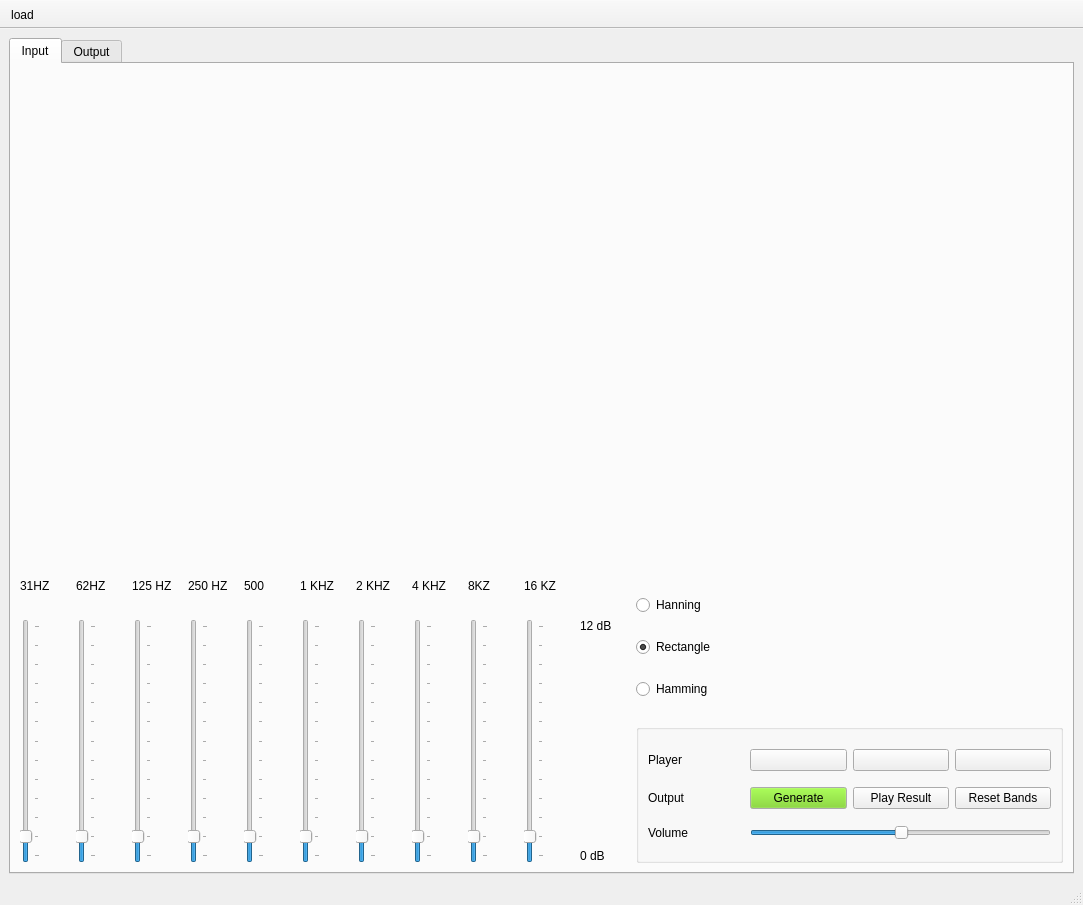
<?xml version="1.0" encoding="UTF-8"?>
<ui version="4.0">
 <class>MainWindow</class>
 <widget class="QMainWindow" name="MainWindow">
  <property name="geometry">
   <rect>
    <x>0</x>
    <y>0</y>
    <width>1083</width>
    <height>905</height>
   </rect>
  </property>
  <property name="sizePolicy">
   <sizepolicy hsizetype="MinimumExpanding" vsizetype="MinimumExpanding">
    <horstretch>0</horstretch>
    <verstretch>0</verstretch>
   </sizepolicy>
  </property>
  <property name="minimumSize">
   <size>
    <width>1083</width>
    <height>905</height>
   </size>
  </property>
  <property name="sizeIncrement">
   <size>
    <width>0</width>
    <height>0</height>
   </size>
  </property>
  <property name="windowTitle">
   <string>MainWindow</string>
  </property>
  <property name="toolButtonStyle">
   <enum>Qt::ToolButtonFollowStyle</enum>
  </property>
  <widget class="QWidget" name="centralwidget">
   <property name="minimumSize">
    <size>
     <width>600</width>
     <height>800</height>
    </size>
   </property>
   <layout class="QGridLayout" name="gridLayout">
    <item row="0" column="0">
     <widget class="QTabWidget" name="tabWidget">
      <property name="sizePolicy">
       <sizepolicy hsizetype="Preferred" vsizetype="Preferred">
        <horstretch>0</horstretch>
        <verstretch>0</verstretch>
       </sizepolicy>
      </property>
      <property name="minimumSize">
       <size>
        <width>0</width>
        <height>0</height>
       </size>
      </property>
      <property name="currentIndex">
       <number>0</number>
      </property>
      <widget class="QWidget" name="input">
       <attribute name="title">
        <string>Input</string>
       </attribute>
       <layout class="QGridLayout" name="gridLayout_4">
        <item row="0" column="0" colspan="2">
         <layout class="QGridLayout" name="gridLayout_3">
          <item row="3" column="1">
           <spacer name="verticalSpacer_2">
            <property name="orientation">
             <enum>Qt::Vertical</enum>
            </property>
            <property name="sizeType">
             <enum>QSizePolicy::Preferred</enum>
            </property>
            <property name="sizeHint" stdset="0">
             <size>
              <width>5</width>
              <height>60</height>
             </size>
            </property>
           </spacer>
          </item>
          <item row="3" column="0">
           <widget class="PlotWidget" name="sliderChangedGraph" native="true">
            <property name="sizePolicy">
             <sizepolicy hsizetype="Preferred" vsizetype="Preferred">
              <horstretch>0</horstretch>
              <verstretch>0</verstretch>
             </sizepolicy>
            </property>
            <property name="minimumSize">
             <size>
              <width>250</width>
              <height>500</height>
             </size>
            </property>
           </widget>
          </item>
         </layout>
        </item>
        <item row="1" column="1">
         <layout class="QVBoxLayout" name="verticalLayout_4" stretch="0,0">
          <property name="sizeConstraint">
           <enum>QLayout::SetDefaultConstraint</enum>
          </property>
          <item>
           <layout class="QHBoxLayout" name="horizontalLayout_3">
            <item>
             <layout class="QVBoxLayout" name="verticalLayout_5">
              <item>
               <widget class="QRadioButton" name="hanning">
                <property name="maximumSize">
                 <size>
                  <width>100</width>
                  <height>16777215</height>
                 </size>
                </property>
                <property name="text">
                 <string>Hanning</string>
                </property>
               </widget>
              </item>
              <item>
               <widget class="QRadioButton" name="rectangle">
                <property name="maximumSize">
                 <size>
                  <width>100</width>
                  <height>16777215</height>
                 </size>
                </property>
                <property name="text">
                 <string>Rectangle</string>
                </property>
                <property name="checked">
                 <bool>true</bool>
                </property>
               </widget>
              </item>
              <item>
               <widget class="QRadioButton" name="hamming">
                <property name="maximumSize">
                 <size>
                  <width>100</width>
                  <height>16777215</height>
                 </size>
                </property>
                <property name="text">
                 <string>Hamming</string>
                </property>
               </widget>
              </item>
             </layout>
            </item>
            <item>
             <widget class="PlotWidget" name="inputSignalGraph" native="true">
              <property name="minimumSize">
               <size>
                <width>90</width>
                <height>130</height>
               </size>
              </property>
             </widget>
            </item>
           </layout>
          </item>
          <item>
           <widget class="QGroupBox" name="groupBox">
            <property name="minimumSize">
             <size>
              <width>0</width>
              <height>0</height>
             </size>
            </property>
            <property name="maximumSize">
             <size>
              <width>1500</width>
              <height>150</height>
             </size>
            </property>
            <property name="title">
             <string/>
            </property>
            <layout class="QGridLayout" name="gridLayout_2">
             <item row="0" column="0">
              <widget class="QLabel" name="label_3">
               <property name="text">
                <string>Player</string>
               </property>
              </widget>
             </item>
             <item row="0" column="3">
              <widget class="QPushButton" name="stopButton">
               <property name="text">
                <string/>
               </property>
               <property name="icon">
                <iconset>
                 <normaloff>Icons/icons8-stop-100.png</normaloff>Icons/icons8-stop-100.png</iconset>
               </property>
              </widget>
             </item>
             <item row="2" column="1">
              <widget class="QPushButton" name="generateOutput">
               <property name="minimumSize">
                <size>
                 <width>10</width>
                 <height>20</height>
                </size>
               </property>
               <property name="maximumSize">
                <size>
                 <width>350</width>
                 <height>140</height>
                </size>
               </property>
               <property name="palette">
                <palette>
                 <active>
                  <colorrole role="Button">
                   <brush brushstyle="SolidPattern">
                    <color alpha="255">
                     <red>115</red>
                     <green>210</green>
                     <blue>22</blue>
                    </color>
                   </brush>
                  </colorrole>
                 </active>
                 <inactive>
                  <colorrole role="Button">
                   <brush brushstyle="SolidPattern">
                    <color alpha="255">
                     <red>115</red>
                     <green>210</green>
                     <blue>22</blue>
                    </color>
                   </brush>
                  </colorrole>
                 </inactive>
                 <disabled>
                  <colorrole role="Button">
                   <brush brushstyle="SolidPattern">
                    <color alpha="255">
                     <red>115</red>
                     <green>210</green>
                     <blue>22</blue>
                    </color>
                   </brush>
                  </colorrole>
                 </disabled>
                </palette>
               </property>
               <property name="text">
                <string>Generate</string>
               </property>
              </widget>
             </item>
             <item row="3" column="0">
              <widget class="QLabel" name="label">
               <property name="text">
                <string>Volume</string>
               </property>
              </widget>
             </item>
             <item row="2" column="0">
              <widget class="QLabel" name="label_2">
               <property name="text">
                <string>Output</string>
               </property>
              </widget>
             </item>
             <item row="2" column="2">
              <widget class="QPushButton" name="playResult">
               <property name="text">
                <string>Play Result</string>
               </property>
               <property name="icon">
                <iconset>
                 <normaloff>Icons/icons8-play-100.png</normaloff>Icons/icons8-play-100.png</iconset>
               </property>
              </widget>
             </item>
             <item row="3" column="1" colspan="3">
              <widget class="QSlider" name="horizontalSlider">
               <property name="sliderPosition">
                <number>50</number>
               </property>
               <property name="orientation">
                <enum>Qt::Horizontal</enum>
               </property>
              </widget>
             </item>
             <item row="0" column="2">
              <widget class="QPushButton" name="pauseButton">
               <property name="text">
                <string/>
               </property>
               <property name="icon">
                <iconset>
                 <normaloff>Icons/icons8-pause-100.png</normaloff>Icons/icons8-pause-100.png</iconset>
               </property>
              </widget>
             </item>
             <item row="2" column="3">
              <widget class="QPushButton" name="pushButton">
               <property name="text">
                <string>Reset Bands</string>
               </property>
              </widget>
             </item>
             <item row="0" column="1">
              <widget class="QPushButton" name="playButton">
               <property name="text">
                <string/>
               </property>
               <property name="icon">
                <iconset>
                 <normaloff>Icons/icons8-play-100.png</normaloff>Icons/icons8-play-100.png</iconset>
               </property>
              </widget>
             </item>
            </layout>
           </widget>
          </item>
         </layout>
        </item>
        <item row="1" column="0">
         <layout class="QGridLayout" name="gridLayout_5">
          <item row="2" column="6">
           <widget class="mySlider" name="verticalSlider_7">
            <property name="minimumSize">
             <size>
              <width>0</width>
              <height>0</height>
             </size>
            </property>
            <property name="minimum">
             <number>0</number>
            </property>
            <property name="maximum">
             <number>12</number>
            </property>
            <property name="pageStep">
             <number>1</number>
            </property>
            <property name="sliderPosition">
             <number>1</number>
            </property>
            <property name="tracking">
             <bool>true</bool>
            </property>
            <property name="orientation">
             <enum>Qt::Vertical</enum>
            </property>
            <property name="tickPosition">
             <enum>QSlider::TicksBelow</enum>
            </property>
            <property name="tickInterval">
             <number>1</number>
            </property>
           </widget>
          </item>
          <item row="0" column="10">
           <widget class="QLabel" name="label_14">
            <property name="text">
             <string/>
            </property>
           </widget>
          </item>
          <item row="2" column="1">
           <widget class="mySlider" name="verticalSlider_2">
            <property name="minimumSize">
             <size>
              <width>0</width>
              <height>0</height>
             </size>
            </property>
            <property name="minimum">
             <number>0</number>
            </property>
            <property name="maximum">
             <number>12</number>
            </property>
            <property name="pageStep">
             <number>1</number>
            </property>
            <property name="sliderPosition">
             <number>1</number>
            </property>
            <property name="tracking">
             <bool>true</bool>
            </property>
            <property name="orientation">
             <enum>Qt::Vertical</enum>
            </property>
            <property name="tickPosition">
             <enum>QSlider::TicksBelow</enum>
            </property>
            <property name="tickInterval">
             <number>1</number>
            </property>
           </widget>
          </item>
          <item row="2" column="0">
           <widget class="mySlider" name="verticalSlider">
            <property name="minimumSize">
             <size>
              <width>0</width>
              <height>0</height>
             </size>
            </property>
            <property name="minimum">
             <number>0</number>
            </property>
            <property name="maximum">
             <number>12</number>
            </property>
            <property name="pageStep">
             <number>1</number>
            </property>
            <property name="sliderPosition">
             <number>1</number>
            </property>
            <property name="orientation">
             <enum>Qt::Vertical</enum>
            </property>
            <property name="tickPosition">
             <enum>QSlider::TicksBelow</enum>
            </property>
            <property name="tickInterval">
             <number>1</number>
            </property>
           </widget>
          </item>
          <item row="2" column="3">
           <widget class="mySlider" name="verticalSlider_4">
            <property name="minimumSize">
             <size>
              <width>0</width>
              <height>0</height>
             </size>
            </property>
            <property name="minimum">
             <number>0</number>
            </property>
            <property name="maximum">
             <number>12</number>
            </property>
            <property name="pageStep">
             <number>1</number>
            </property>
            <property name="sliderPosition">
             <number>1</number>
            </property>
            <property name="tracking">
             <bool>true</bool>
            </property>
            <property name="orientation">
             <enum>Qt::Vertical</enum>
            </property>
            <property name="tickPosition">
             <enum>QSlider::TicksBelow</enum>
            </property>
            <property name="tickInterval">
             <number>1</number>
            </property>
           </widget>
          </item>
          <item row="2" column="7">
           <widget class="mySlider" name="verticalSlider_8">
            <property name="minimumSize">
             <size>
              <width>0</width>
              <height>0</height>
             </size>
            </property>
            <property name="minimum">
             <number>0</number>
            </property>
            <property name="maximum">
             <number>12</number>
            </property>
            <property name="pageStep">
             <number>1</number>
            </property>
            <property name="sliderPosition">
             <number>1</number>
            </property>
            <property name="tracking">
             <bool>true</bool>
            </property>
            <property name="orientation">
             <enum>Qt::Vertical</enum>
            </property>
            <property name="tickPosition">
             <enum>QSlider::TicksBelow</enum>
            </property>
            <property name="tickInterval">
             <number>1</number>
            </property>
           </widget>
          </item>
          <item row="2" column="5">
           <widget class="mySlider" name="verticalSlider_6">
            <property name="minimumSize">
             <size>
              <width>0</width>
              <height>0</height>
             </size>
            </property>
            <property name="minimum">
             <number>0</number>
            </property>
            <property name="maximum">
             <number>12</number>
            </property>
            <property name="pageStep">
             <number>1</number>
            </property>
            <property name="sliderPosition">
             <number>1</number>
            </property>
            <property name="tracking">
             <bool>true</bool>
            </property>
            <property name="orientation">
             <enum>Qt::Vertical</enum>
            </property>
            <property name="tickPosition">
             <enum>QSlider::TicksBelow</enum>
            </property>
            <property name="tickInterval">
             <number>1</number>
            </property>
           </widget>
          </item>
          <item row="2" column="2">
           <widget class="mySlider" name="verticalSlider_3">
            <property name="minimumSize">
             <size>
              <width>0</width>
              <height>0</height>
             </size>
            </property>
            <property name="minimum">
             <number>0</number>
            </property>
            <property name="maximum">
             <number>12</number>
            </property>
            <property name="pageStep">
             <number>1</number>
            </property>
            <property name="sliderPosition">
             <number>1</number>
            </property>
            <property name="tracking">
             <bool>true</bool>
            </property>
            <property name="orientation">
             <enum>Qt::Vertical</enum>
            </property>
            <property name="tickPosition">
             <enum>QSlider::TicksBelow</enum>
            </property>
            <property name="tickInterval">
             <number>1</number>
            </property>
           </widget>
          </item>
          <item row="2" column="8">
           <widget class="mySlider" name="verticalSlider_9">
            <property name="minimumSize">
             <size>
              <width>0</width>
              <height>0</height>
             </size>
            </property>
            <property name="minimum">
             <number>0</number>
            </property>
            <property name="maximum">
             <number>12</number>
            </property>
            <property name="pageStep">
             <number>1</number>
            </property>
            <property name="sliderPosition">
             <number>1</number>
            </property>
            <property name="tracking">
             <bool>true</bool>
            </property>
            <property name="orientation">
             <enum>Qt::Vertical</enum>
            </property>
            <property name="tickPosition">
             <enum>QSlider::TicksBelow</enum>
            </property>
            <property name="tickInterval">
             <number>1</number>
            </property>
           </widget>
          </item>
          <item row="0" column="2">
           <widget class="QLabel" name="label_6">
            <property name="text">
             <string>125 HZ</string>
            </property>
           </widget>
          </item>
          <item row="2" column="9">
           <widget class="mySlider" name="verticalSlider_10">
            <property name="minimumSize">
             <size>
              <width>0</width>
              <height>0</height>
             </size>
            </property>
            <property name="minimum">
             <number>0</number>
            </property>
            <property name="maximum">
             <number>12</number>
            </property>
            <property name="pageStep">
             <number>1</number>
            </property>
            <property name="sliderPosition">
             <number>1</number>
            </property>
            <property name="tracking">
             <bool>true</bool>
            </property>
            <property name="orientation">
             <enum>Qt::Vertical</enum>
            </property>
            <property name="tickPosition">
             <enum>QSlider::TicksBelow</enum>
            </property>
            <property name="tickInterval">
             <number>1</number>
            </property>
           </widget>
          </item>
          <item row="2" column="10">
           <layout class="QVBoxLayout" name="verticalLayout">
            <item>
             <widget class="QLabel" name="label_16">
              <property name="text">
               <string>12 dB</string>
              </property>
             </widget>
            </item>
            <item>
             <spacer name="verticalSpacer">
              <property name="orientation">
               <enum>Qt::Vertical</enum>
              </property>
              <property name="sizeHint" stdset="0">
               <size>
                <width>20</width>
                <height>40</height>
               </size>
              </property>
             </spacer>
            </item>
            <item>
             <widget class="QLabel" name="label_15">
              <property name="text">
               <string>0 dB</string>
              </property>
             </widget>
            </item>
           </layout>
          </item>
          <item row="1" column="0">
           <spacer name="horizontalSpacer">
            <property name="orientation">
             <enum>Qt::Horizontal</enum>
            </property>
            <property name="sizeType">
             <enum>QSizePolicy::Fixed</enum>
            </property>
            <property name="sizeHint" stdset="0">
             <size>
              <width>50</width>
              <height>20</height>
             </size>
            </property>
           </spacer>
          </item>
          <item row="1" column="3">
           <spacer name="horizontalSpacer_4">
            <property name="orientation">
             <enum>Qt::Horizontal</enum>
            </property>
            <property name="sizeType">
             <enum>QSizePolicy::Fixed</enum>
            </property>
            <property name="sizeHint" stdset="0">
             <size>
              <width>50</width>
              <height>20</height>
             </size>
            </property>
           </spacer>
          </item>
          <item row="0" column="9">
           <widget class="QLabel" name="label_13">
            <property name="text">
             <string>16 KZ</string>
            </property>
           </widget>
          </item>
          <item row="1" column="1">
           <spacer name="horizontalSpacer_2">
            <property name="orientation">
             <enum>Qt::Horizontal</enum>
            </property>
            <property name="sizeType">
             <enum>QSizePolicy::Fixed</enum>
            </property>
            <property name="sizeHint" stdset="0">
             <size>
              <width>50</width>
              <height>20</height>
             </size>
            </property>
           </spacer>
          </item>
          <item row="1" column="6">
           <spacer name="horizontalSpacer_7">
            <property name="orientation">
             <enum>Qt::Horizontal</enum>
            </property>
            <property name="sizeType">
             <enum>QSizePolicy::Fixed</enum>
            </property>
            <property name="sizeHint" stdset="0">
             <size>
              <width>50</width>
              <height>20</height>
             </size>
            </property>
           </spacer>
          </item>
          <item row="2" column="4">
           <widget class="mySlider" name="verticalSlider_5">
            <property name="minimumSize">
             <size>
              <width>0</width>
              <height>0</height>
             </size>
            </property>
            <property name="minimum">
             <number>0</number>
            </property>
            <property name="maximum">
             <number>12</number>
            </property>
            <property name="pageStep">
             <number>1</number>
            </property>
            <property name="sliderPosition">
             <number>1</number>
            </property>
            <property name="tracking">
             <bool>true</bool>
            </property>
            <property name="orientation">
             <enum>Qt::Vertical</enum>
            </property>
            <property name="tickPosition">
             <enum>QSlider::TicksBelow</enum>
            </property>
            <property name="tickInterval">
             <number>1</number>
            </property>
           </widget>
          </item>
          <item row="0" column="3">
           <widget class="QLabel" name="label_7">
            <property name="text">
             <string>250 HZ</string>
            </property>
           </widget>
          </item>
          <item row="0" column="4">
           <widget class="QLabel" name="label_8">
            <property name="text">
             <string>500</string>
            </property>
           </widget>
          </item>
          <item row="0" column="7">
           <widget class="QLabel" name="label_11">
            <property name="text">
             <string>4 KHZ</string>
            </property>
           </widget>
          </item>
          <item row="0" column="0">
           <widget class="QLabel" name="label_5">
            <property name="text">
             <string>31HZ</string>
            </property>
           </widget>
          </item>
          <item row="0" column="6">
           <widget class="QLabel" name="label_10">
            <property name="text">
             <string>2 KHZ</string>
            </property>
           </widget>
          </item>
          <item row="1" column="4">
           <spacer name="horizontalSpacer_5">
            <property name="orientation">
             <enum>Qt::Horizontal</enum>
            </property>
            <property name="sizeType">
             <enum>QSizePolicy::Fixed</enum>
            </property>
            <property name="sizeHint" stdset="0">
             <size>
              <width>50</width>
              <height>20</height>
             </size>
            </property>
           </spacer>
          </item>
          <item row="0" column="8">
           <widget class="QLabel" name="label_12">
            <property name="text">
             <string>8KZ</string>
            </property>
           </widget>
          </item>
          <item row="0" column="5">
           <widget class="QLabel" name="label_9">
            <property name="text">
             <string>1 KHZ</string>
            </property>
           </widget>
          </item>
          <item row="0" column="1">
           <widget class="QLabel" name="label_4">
            <property name="text">
             <string>62HZ</string>
            </property>
           </widget>
          </item>
          <item row="1" column="5">
           <spacer name="horizontalSpacer_6">
            <property name="orientation">
             <enum>Qt::Horizontal</enum>
            </property>
            <property name="sizeType">
             <enum>QSizePolicy::Fixed</enum>
            </property>
            <property name="sizeHint" stdset="0">
             <size>
              <width>50</width>
              <height>20</height>
             </size>
            </property>
           </spacer>
          </item>
          <item row="1" column="2">
           <spacer name="horizontalSpacer_3">
            <property name="orientation">
             <enum>Qt::Horizontal</enum>
            </property>
            <property name="sizeType">
             <enum>QSizePolicy::Fixed</enum>
            </property>
            <property name="sizeHint" stdset="0">
             <size>
              <width>50</width>
              <height>20</height>
             </size>
            </property>
           </spacer>
          </item>
          <item row="1" column="8">
           <spacer name="horizontalSpacer_9">
            <property name="orientation">
             <enum>Qt::Horizontal</enum>
            </property>
            <property name="sizeType">
             <enum>QSizePolicy::Fixed</enum>
            </property>
            <property name="sizeHint" stdset="0">
             <size>
              <width>50</width>
              <height>20</height>
             </size>
            </property>
           </spacer>
          </item>
          <item row="1" column="7">
           <spacer name="horizontalSpacer_8">
            <property name="orientation">
             <enum>Qt::Horizontal</enum>
            </property>
            <property name="sizeType">
             <enum>QSizePolicy::Fixed</enum>
            </property>
            <property name="sizeHint" stdset="0">
             <size>
              <width>50</width>
              <height>20</height>
             </size>
            </property>
           </spacer>
          </item>
          <item row="1" column="9">
           <spacer name="horizontalSpacer_10">
            <property name="orientation">
             <enum>Qt::Horizontal</enum>
            </property>
            <property name="sizeType">
             <enum>QSizePolicy::Fixed</enum>
            </property>
            <property name="sizeHint" stdset="0">
             <size>
              <width>50</width>
              <height>20</height>
             </size>
            </property>
           </spacer>
          </item>
          <item row="1" column="10">
           <spacer name="horizontalSpacer_11">
            <property name="orientation">
             <enum>Qt::Horizontal</enum>
            </property>
            <property name="sizeType">
             <enum>QSizePolicy::Fixed</enum>
            </property>
            <property name="sizeHint" stdset="0">
             <size>
              <width>50</width>
              <height>20</height>
             </size>
            </property>
           </spacer>
          </item>
         </layout>
        </item>
       </layout>
      </widget>
      <widget class="QWidget" name="output">
       <attribute name="title">
        <string>Output</string>
       </attribute>
       <layout class="QGridLayout" name="gridLayout_6">
        <item row="0" column="0" rowspan="2" colspan="2">
         <layout class="QVBoxLayout" name="outputLayout">
          <property name="bottomMargin">
           <number>0</number>
          </property>
         </layout>
        </item>
        <item row="2" column="0" colspan="2">
         <layout class="QHBoxLayout" name="horizontalLayout_2">
          <property name="sizeConstraint">
           <enum>QLayout::SetMinimumSize</enum>
          </property>
          <item>
           <widget class="QPushButton" name="pushButton_2">
            <property name="text">
             <string>save</string>
            </property>
           </widget>
          </item>
          <item>
           <widget class="QPushButton" name="pushButton_3">
            <property name="text">
             <string>compare</string>
            </property>
           </widget>
          </item>
         </layout>
        </item>
       </layout>
      </widget>
     </widget>
    </item>
   </layout>
  </widget>
  <widget class="QMenuBar" name="menubar">
   <property name="geometry">
    <rect>
     <x>0</x>
     <y>0</y>
     <width>1083</width>
     <height>22</height>
    </rect>
   </property>
  </widget>
  <widget class="QStatusBar" name="statusbar"/>
  <widget class="QToolBar" name="toolBar">
   <property name="enabled">
    <bool>true</bool>
   </property>
   <property name="windowTitle">
    <string>toolBar</string>
   </property>
   <property name="movable">
    <bool>false</bool>
   </property>
   <property name="floatable">
    <bool>false</bool>
   </property>
   <attribute name="toolBarArea">
    <enum>TopToolBarArea</enum>
   </attribute>
   <attribute name="toolBarBreak">
    <bool>false</bool>
   </attribute>
   <addaction name="actionload"/>
  </widget>
  <action name="actionload">
   <property name="checkable">
    <bool>false</bool>
   </property>
   <property name="checked">
    <bool>false</bool>
   </property>
   <property name="enabled">
    <bool>true</bool>
   </property>
   <property name="icon">
    <iconset>
     <normalon>Icons/icons8-file-128.png</normalon>
    </iconset>
   </property>
   <property name="text">
    <string>load</string>
   </property>
  </action>
 </widget>
 <customwidgets>
  <customwidget>
   <class>PlotWidget</class>
   <extends>QWidget</extends>
   <header>pyqtgraph</header>
   <container>1</container>
  </customwidget>
  <customwidget>
   <class>mySlider</class>
   <extends>QSlider</extends>
   <header>mySliderClass</header>
  </customwidget>
 </customwidgets>
 <resources/>
 <connections/>
</ui>
